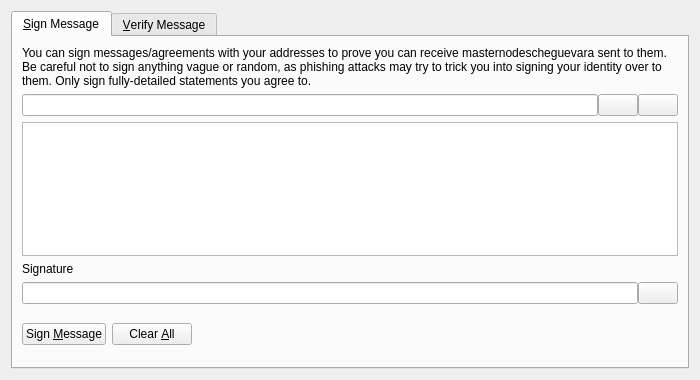
<?xml version="1.0" encoding="UTF-8"?>
<ui version="4.0">
 <class>SignVerifyMessageDialog</class>
 <widget class="QDialog" name="SignVerifyMessageDialog">
  <property name="geometry">
   <rect>
    <x>0</x>
    <y>0</y>
    <width>700</width>
    <height>380</height>
   </rect>
  </property>
  <property name="windowTitle">
   <string>Signatures - Sign / Verify a Message</string>
  </property>
  <property name="modal">
   <bool>true</bool>
  </property>
  <layout class="QVBoxLayout" name="verticalLayout">
   <item>
    <widget class="QTabWidget" name="tabWidget">
     <property name="currentIndex">
      <number>0</number>
     </property>
     <widget class="QWidget" name="tabSignMessage">
      <attribute name="title">
       <string>&amp;Sign Message</string>
      </attribute>
      <layout class="QVBoxLayout" name="verticalLayout_SM">
       <item>
        <widget class="QLabel" name="infoLabel_SM">
         <property name="text">
          <string>You can sign messages/agreements with your addresses to prove you can receive masternodescheguevara sent to them. Be careful not to sign anything vague or random, as phishing attacks may try to trick you into signing your identity over to them. Only sign fully-detailed statements you agree to.</string>
         </property>
         <property name="textFormat">
          <enum>Qt::PlainText</enum>
         </property>
         <property name="wordWrap">
          <bool>true</bool>
         </property>
        </widget>
       </item>
       <item>
        <layout class="QHBoxLayout" name="horizontalLayout_1_SM">
         <property name="spacing">
          <number>0</number>
         </property>
         <item>
          <widget class="QValidatedLineEdit" name="addressIn_SM">
           <property name="toolTip">
            <string>The masternodescheguevara address to sign the message with</string>
           </property>
          </widget>
         </item>
         <item>
          <widget class="QPushButton" name="addressBookButton_SM">
           <property name="toolTip">
            <string>Choose previously used address</string>
           </property>
           <property name="text">
            <string/>
           </property>
           <property name="shortcut">
            <string>Alt+A</string>
           </property>
           <property name="autoDefault">
            <bool>false</bool>
           </property>
          </widget>
         </item>
         <item>
          <widget class="QPushButton" name="pasteButton_SM">
           <property name="toolTip">
            <string>Paste address from clipboard</string>
           </property>
           <property name="text">
            <string/>
           </property>
           <property name="shortcut">
            <string>Alt+P</string>
           </property>
           <property name="autoDefault">
            <bool>false</bool>
           </property>
          </widget>
         </item>
        </layout>
       </item>
       <item>
        <widget class="QPlainTextEdit" name="messageIn_SM">
         <property name="toolTip">
          <string>Enter the message you want to sign here</string>
         </property>
        </widget>
       </item>
       <item>
        <widget class="QLabel" name="signatureLabel_SM">
         <property name="text">
          <string>Signature</string>
         </property>
         <property name="textFormat">
          <enum>Qt::PlainText</enum>
         </property>
        </widget>
       </item>
       <item>
        <layout class="QHBoxLayout" name="horizontalLayout_2_SM">
         <property name="spacing">
          <number>0</number>
         </property>
         <item>
          <widget class="QLineEdit" name="signatureOut_SM">
           <property name="font">
            <font>
             <italic>true</italic>
            </font>
           </property>
           <property name="readOnly">
            <bool>true</bool>
           </property>
          </widget>
         </item>
         <item>
          <widget class="QPushButton" name="copySignatureButton_SM">
           <property name="toolTip">
            <string>Copy the current signature to the system clipboard</string>
           </property>
           <property name="text">
            <string/>
           </property>
           <property name="autoDefault">
            <bool>false</bool>
           </property>
          </widget>
         </item>
        </layout>
       </item>
       <item>
        <layout class="QHBoxLayout" name="horizontalLayout_3_SM">
         <item>
          <widget class="QPushButton" name="signMessageButton_SM">
           <property name="toolTip">
            <string>Sign the message to prove you own this masternodescheguevara address</string>
           </property>
           <property name="text">
            <string>Sign &amp;Message</string>
           </property>
           <property name="autoDefault">
            <bool>false</bool>
           </property>
          </widget>
         </item>
         <item>
          <widget class="QPushButton" name="clearButton_SM">
           <property name="toolTip">
            <string>Reset all sign message fields</string>
           </property>
           <property name="text">
            <string>Clear &amp;All</string>
           </property>
           <property name="autoDefault">
            <bool>false</bool>
           </property>
          </widget>
         </item>
         <item>
          <spacer name="horizontalSpacer_1_SM">
           <property name="orientation">
            <enum>Qt::Horizontal</enum>
           </property>
           <property name="sizeHint" stdset="0">
            <size>
             <width>40</width>
             <height>48</height>
            </size>
           </property>
          </spacer>
         </item>
         <item>
          <widget class="QLabel" name="statusLabel_SM">
           <property name="font">
            <font>
             <weight>75</weight>
             <bold>true</bold>
            </font>
           </property>
           <property name="text">
            <string/>
           </property>
           <property name="wordWrap">
            <bool>true</bool>
           </property>
          </widget>
         </item>
         <item>
          <spacer name="horizontalSpacer_2_SM">
           <property name="orientation">
            <enum>Qt::Horizontal</enum>
           </property>
           <property name="sizeHint" stdset="0">
            <size>
             <width>40</width>
             <height>48</height>
            </size>
           </property>
          </spacer>
         </item>
        </layout>
       </item>
      </layout>
     </widget>
     <widget class="QWidget" name="tabVerifyMessage">
      <attribute name="title">
       <string>&amp;Verify Message</string>
      </attribute>
      <layout class="QVBoxLayout" name="verticalLayout_VM">
       <item>
        <widget class="QLabel" name="infoLabel_VM">
         <property name="text">
          <string>Enter the receiver's address, message (ensure you copy line breaks, spaces, tabs, etc. exactly) and signature below to verify the message. Be careful not to read more into the signature than what is in the signed message itself, to avoid being tricked by a man-in-the-middle attack. Note that this only proves the signing party receives with the address, it cannot prove sendership of any transaction!</string>
         </property>
         <property name="textFormat">
          <enum>Qt::PlainText</enum>
         </property>
         <property name="alignment">
          <set>Qt::AlignLeading|Qt::AlignLeft|Qt::AlignTop</set>
         </property>
         <property name="wordWrap">
          <bool>true</bool>
         </property>
        </widget>
       </item>
       <item>
        <layout class="QHBoxLayout" name="horizontalLayout_1_VM">
         <property name="spacing">
          <number>0</number>
         </property>
         <item>
          <widget class="QValidatedLineEdit" name="addressIn_VM">
           <property name="toolTip">
            <string>The masternodescheguevara address the message was signed with</string>
           </property>
          </widget>
         </item>
         <item>
          <widget class="QPushButton" name="addressBookButton_VM">
           <property name="toolTip">
            <string>Choose previously used address</string>
           </property>
           <property name="text">
            <string/>
           </property>
           <property name="shortcut">
            <string>Alt+A</string>
           </property>
           <property name="autoDefault">
            <bool>false</bool>
           </property>
          </widget>
         </item>
        </layout>
       </item>
       <item>
        <widget class="QPlainTextEdit" name="messageIn_VM"/>
       </item>
       <item>
        <widget class="QValidatedLineEdit" name="signatureIn_VM"/>
       </item>
       <item>
        <layout class="QHBoxLayout" name="horizontalLayout_2_VM">
         <item>
          <widget class="QPushButton" name="verifyMessageButton_VM">
           <property name="toolTip">
            <string>Verify the message to ensure it was signed with the specified masternodescheguevara address</string>
           </property>
           <property name="text">
            <string>Verify &amp;Message</string>
           </property>
           <property name="autoDefault">
            <bool>false</bool>
           </property>
          </widget>
         </item>
         <item>
          <widget class="QPushButton" name="clearButton_VM">
           <property name="toolTip">
            <string>Reset all verify message fields</string>
           </property>
           <property name="text">
            <string>Clear &amp;All</string>
           </property>
           <property name="autoDefault">
            <bool>false</bool>
           </property>
          </widget>
         </item>
         <item>
          <spacer name="horizontalSpacer_1_VM">
           <property name="orientation">
            <enum>Qt::Horizontal</enum>
           </property>
           <property name="sizeHint" stdset="0">
            <size>
             <width>40</width>
             <height>48</height>
            </size>
           </property>
          </spacer>
         </item>
         <item>
          <widget class="QLabel" name="statusLabel_VM">
           <property name="font">
            <font>
             <weight>75</weight>
             <bold>true</bold>
            </font>
           </property>
           <property name="text">
            <string/>
           </property>
           <property name="wordWrap">
            <bool>true</bool>
           </property>
          </widget>
         </item>
         <item>
          <spacer name="horizontalSpacer_2_VM">
           <property name="orientation">
            <enum>Qt::Horizontal</enum>
           </property>
           <property name="sizeHint" stdset="0">
            <size>
             <width>40</width>
             <height>48</height>
            </size>
           </property>
          </spacer>
         </item>
        </layout>
       </item>
      </layout>
     </widget>
    </widget>
   </item>
  </layout>
 </widget>
 <customwidgets>
  <customwidget>
   <class>QValidatedLineEdit</class>
   <extends>QLineEdit</extends>
   <header>qvalidatedlineedit.h</header>
  </customwidget>
 </customwidgets>
 <resources>
  <include location="../masternodescheguevara.qrc"/>
 </resources>
 <connections/>
</ui>
